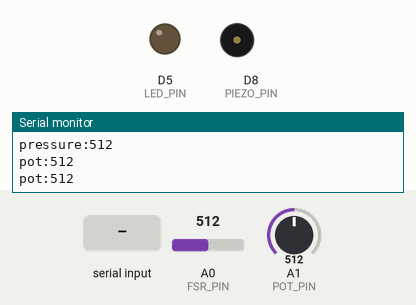
The sketch below on a simulated Arduino Zero (SAMD21). Shown: output pins drawn as LEDs (lit = HIGH), buzzer (waves = sounding), the last lines printed to the serial monitor. The inputs (shaded band) are chosen by the test bench; at power-on: A0 (FSR_PIN) = 512, A1 (POT_PIN) = 512.

Above: at 1.2 s.
1.3 s: A0 (FSR_PIN) set to 599
2.8 s: A0 (FSR_PIN) set to 622
4.3 s: "led:on\n" received over Serial
At 5.5 s:
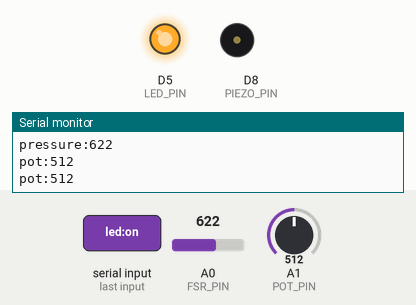
5.8 s: "beep\n" received over Serial
At 6.05 s:
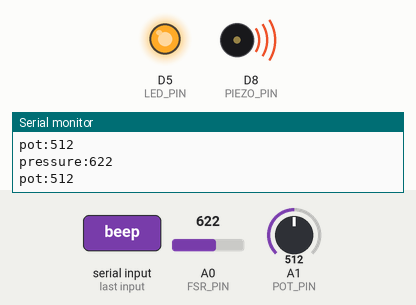
Timing chart, 0 to 8.8 s (numbered marks = the images above; inputs shaded):
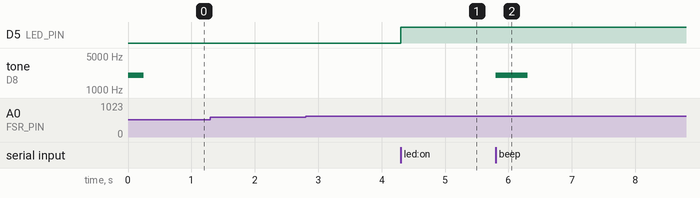

Measured:
- after the input at 4.3 s, D5 (LED_PIN): LOW → HIGH at once
- after the input at 5.8 s, tone on D8 (PIEZO_PIN): silent → 2000 Hz at once, → silent 0.50 s later

The sketch:

sound_map.ino
```cpp
#include <Arduino.h>
#include <ctype.h>
#include <string.h>

const uint8_t FSR_PIN = A0;
const uint8_t POT_PIN = A1;
const uint8_t PIEZO_PIN = 8;
const uint8_t LED_PIN = 5;

const int PRESS_THRESHOLD = 650;
const int RELEASE_THRESHOLD = 550;
const int PRESS_FULL_SCALE = 950;

const bool LED_FOLLOWS_POT = false;
const bool REVERSE_POT = false;
const bool STARTUP_BEEP = true;
const int FLASH_BRIGHTNESS = 255;
const unsigned int BEEP_HZ = 2000;

const uint32_t SAMPLE_MS = 2;
const uint8_t PRESS_CONFIRM_SAMPLES = 2;
const uint32_t RELEASE_CONFIRM_MS = 20;
const uint32_t HIT_COOLDOWN_MS = 180;
const uint32_t HIT_BEEP_MS = 200;
const uint32_t LED_FLASH_MS = 450;
const uint32_t PRESSURE_PACKET_MS = 100;
const uint32_t POT_PACKET_MS = 40;
const int FSR_PRESS_DELTA = 100;
const int FSR_RELEASE_DELTA = 45;

int fsrRaw = 0;
int potRaw = 0;
int potValue = 0;
int ledBrightness = -1;
int fsrBaseline = 0;
float fsrDisplay = 0;
float potFiltered = 0;

bool pressed = false;
uint8_t highSamples = 0;
bool releasePending = false;
uint32_t releaseStartedAt = 0;
uint32_t lastSampleAt = 0;
uint32_t lastHitAt = 0;
uint32_t lastPressurePacket = 0;
uint32_t lastPotPacket = 0;

bool beeping = false;
uint32_t beepStartedAt = 0;
uint32_t beepDuration = 0;
bool flashActive = false;
uint32_t flashStartedAt = 0;
bool ledSteady = false;

char commandBuffer[64];
size_t commandLength = 0;
bool commandOverflow = false;

int normalizedPot() {
  int value = constrain((int)(potFiltered + 0.5f), 0, 1023);
  if (value <= 3) value = 0;
  else if (value >= 1020) value = 1023;
  return REVERSE_POT ? 1023 - value : value;
}

void flashLed() {
  if (LED_FOLLOWS_POT || ledSteady) return;
  flashStartedAt = millis();
  flashActive = true;
}

void setLedSteady(bool on) {
  ledSteady = on;
  if (on) flashActive = false;
}

void updateLed() {
  if (flashActive &&
      (uint32_t)(millis() - flashStartedAt) >= LED_FLASH_MS) {
    flashActive = false;
  }

  const int brightness = LED_FOLLOWS_POT
    ? (int)map(potValue, 0, 1023, 0, 255)
    : (ledSteady || flashActive ? FLASH_BRIGHTNESS : 0);

  if (brightness != ledBrightness) {
    ledBrightness = brightness;
    analogWrite(LED_PIN, ledBrightness);
  }
}

void startBeep(unsigned int frequency, uint32_t durationMs) {
  noTone(PIEZO_PIN);
  tone(PIEZO_PIN, frequency);
  beepStartedAt = millis();
  beepDuration = durationMs;
  beeping = true;
}

void updateBuzzer() {
  if (beeping &&
      (uint32_t)(millis() - beepStartedAt) >= beepDuration) {
    noTone(PIEZO_PIN);
    digitalWrite(PIEZO_PIN, LOW);
    beeping = false;
  }
}

void emitReady() {
  if (Serial) Serial.println("ready,sound-map:single-led");
}

void emitPressure() {
  if (!Serial) return;
  Serial.print("pressure:");
  Serial.println((int)(fsrDisplay + 0.5f));
}

void emitPot() {
  if (!Serial) return;
  Serial.print("pot:");
  Serial.println(potValue);
}

void emitStatus() {
  if (!Serial) return;
  Serial.print("status,raw:");
  Serial.print(fsrRaw);
  Serial.print(",potraw:");
  Serial.print(potRaw);
  Serial.print(",pot:");
  Serial.print(potValue);
  Serial.print(",led:");
  Serial.print(ledBrightness);
  Serial.print(",pressed:");
  Serial.println(pressed ? 1 : 0);
}

void emitHit() {
  if (!Serial) return;
  const int level = constrain(
    (int)map(fsrRaw, PRESS_THRESHOLD, PRESS_FULL_SCALE, 1, 100),
    1, 100
  );
  Serial.print("hit,pressure:");
  Serial.print(fsrRaw);
  Serial.print(",level:");
  Serial.print(level);
  Serial.print(",pot:");
  Serial.println(potValue);
}

void updatePress(uint32_t now) {
  const int deviation = abs(fsrRaw - fsrBaseline);
  if (!pressed) {
    // Detect either wiring direction: pressing the FSR may raise or lower
    // the analog value depending on which side of the divider is grounded.
    if (deviation >= FSR_PRESS_DELTA) {
      if (highSamples < PRESS_CONFIRM_SAMPLES) ++highSamples;
      if (highSamples >= PRESS_CONFIRM_SAMPLES) {
        pressed = true;
        highSamples = 0;
        releasePending = false;

        if ((uint32_t)(now - lastHitAt) >= HIT_COOLDOWN_MS) {
          lastHitAt = now;
          startBeep(BEEP_HZ, HIT_BEEP_MS);
          flashLed();
          emitHit();
        }
      }
    } else {
      highSamples = 0;
      // Slowly follow the untouched sensor value so small drift does not
      // become a false hit.
      fsrBaseline += (fsrRaw - fsrBaseline) / 24;
    }
  } else {
    if (deviation <= FSR_RELEASE_DELTA) {
      if (!releasePending) {
        releasePending = true;
        releaseStartedAt = now;
      } else if ((uint32_t)(now - releaseStartedAt) >= RELEASE_CONFIRM_MS) {
        pressed = false;
        releasePending = false;
        highSamples = 0;
      }
    } else {
      releasePending = false;
    }
  }
}

void executeCommand(char *line) {
  while (*line && isspace((unsigned char)*line)) ++line;
  size_t length = strlen(line);
  while (length && isspace((unsigned char)line[length - 1])) {
    line[--length] = '\0';
  }
  if (!length) return;

  if (strcmp(line, "PING") == 0 || strcmp(line, "ping") == 0) {
    emitReady();
    emitPot();
  } else if (strcmp(line, "beep") == 0 || strcmp(line, "BEEP") == 0) {
    startBeep(BEEP_HZ, 500);
    if (Serial) Serial.println("ack,beep");
  } else if (strcmp(line, "status") == 0 || strcmp(line, "STATUS") == 0) {
    emitStatus();
  } else if (strcmp(line, "led:on") == 0 || strcmp(line, "LED_ON") == 0) {
    setLedSteady(true);
    if (Serial) Serial.println("ack,led:on");
  } else if (strcmp(line, "led:off") == 0 || strcmp(line, "LED_OFF") == 0) {
    setLedSteady(false);
    if (Serial) Serial.println("ack,led:off");
  } else if (strncmp(line, "color:", 6) == 0 || strcmp(line, "flash") == 0) {
    flashLed();
  } else {
    if (Serial) Serial.println("error,command:unknown");
  }
}

void handleCommands() {
  for (uint8_t n = 0; n < 32 && Serial.available() > 0; ++n) {
    const int value = Serial.read();
    if (value < 0) break;
    const char c = (char)value;

    if (c == '\n' || c == '\r') {
      if (!commandOverflow) {
        commandBuffer[commandLength] = '\0';
        executeCommand(commandBuffer);
      }
      commandLength = 0;
      commandOverflow = false;
    } else if (c == '\0') {
      commandOverflow = true;
    } else if (!commandOverflow) {
      if (commandLength < sizeof(commandBuffer) - 1) {
        commandBuffer[commandLength++] = c;
      } else {
        commandOverflow = true;
      }
    }
  }
}

void setup() {
  pinMode(FSR_PIN, INPUT);
  pinMode(POT_PIN, INPUT);
  pinMode(PIEZO_PIN, OUTPUT);
  pinMode(LED_PIN, OUTPUT);
  digitalWrite(PIEZO_PIN, LOW);

#if defined(ARDUINO_ARCH_RENESAS) || defined(ARDUINO_ARCH_RENESAS_UNO)
  analogReadResolution(10);
  analogWriteResolution(8);
#endif

  Serial.begin(115200);
  fsrRaw = analogRead(FSR_PIN);
  potRaw = analogRead(POT_PIN);
  fsrDisplay = fsrRaw;
  fsrBaseline = fsrRaw;
  potFiltered = potRaw;
  potValue = normalizedPot();
  pressed = false;

  analogWrite(LED_PIN, 1);
  updateLed();

  const uint32_t now = millis();
  lastSampleAt = now;
  lastPressurePacket = now;
  lastPotPacket = now - POT_PACKET_MS;
  lastHitAt = now - HIT_COOLDOWN_MS;

  if (STARTUP_BEEP) startBeep(BEEP_HZ, 250);
  emitReady();
}

void loop() {
  uint32_t now = millis();

  if ((uint32_t)(now - lastSampleAt) >= SAMPLE_MS) {
    lastSampleAt = now;
    fsrRaw = analogRead(FSR_PIN);
    potRaw = analogRead(POT_PIN);
    fsrDisplay += 0.12f * (fsrRaw - fsrDisplay);
    potFiltered += 0.25f * (potRaw - potFiltered);
    potValue = normalizedPot();
    updatePress(now);
  }

  handleCommands();
  updateBuzzer();
  updateLed();

  now = millis();
  if ((uint32_t)(now - lastPressurePacket) >= PRESSURE_PACKET_MS) {
    lastPressurePacket = now;
    emitPressure();
  }
  if ((uint32_t)(now - lastPotPacket) >= POT_PACKET_MS) {
    lastPotPacket = now;
    emitPot();
  }
}
```
